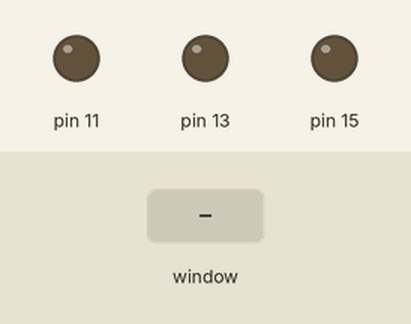
Bench run of a program on a simulated Raspberry Pi (header pin numbers). Parts: output pins drawn as LEDs (lit = HIGH). The inputs (shaded band) are chosen by the test bench. The desktop window is not drawn, its controls go by their first labels and the mouse button is held 0.15 s. At 5.8 s the program stops and its outputs stay as they are.

Above: at 1.2 s.
1.3 s: control labelled "Red" in the window clicked
At 2.2 s:
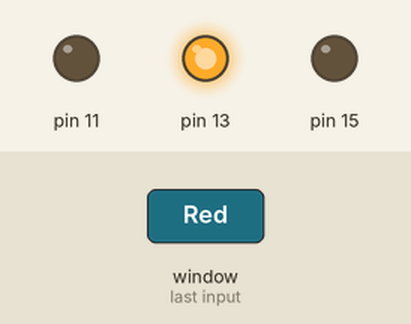
2.8 s: control labelled "Green" in the window clicked
At 3.3 s:
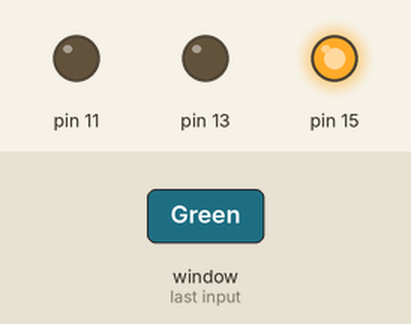
4.3 s: control labelled "Blue" in the window clicked
At 5.5 s:
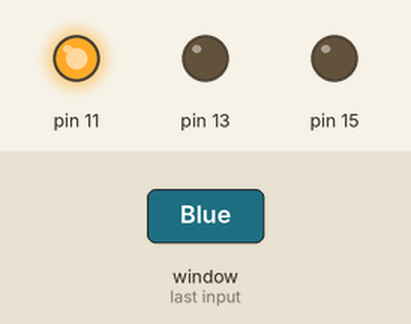
5.8 s: control labelled "Quit" in the window clicked
At 6.8 s:
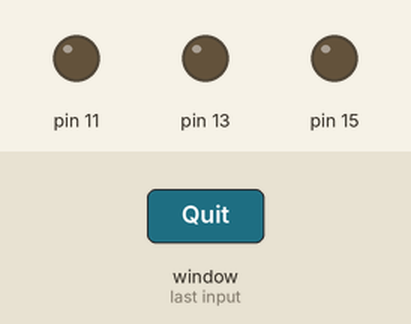
Timing chart, 0 to 7.3 s (numbered marks = the images above; inputs shaded):
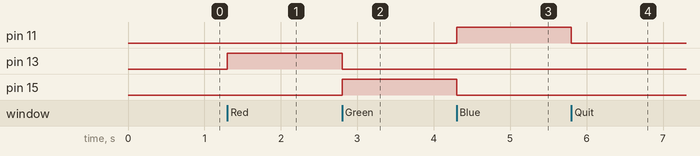

Measured:
- after the input at 1.3 s, pin 13: LOW → HIGH at once
- after the input at 2.8 s, pin 13: HIGH → LOW at once; pin 15: LOW → HIGH at once
- after the input at 4.3 s, pin 11: LOW → HIGH at once; pin 15: HIGH → LOW at once
- after the input at 5.8 s, pin 11: HIGH → LOW at once

The program:

led_gui.py
```python
from Tkinter import *
import tkFont
import RPi.GPIO as GPIO

GPIO.setwarnings(False)
GPIO.setmode(GPIO.BOARD)
GPIO.setup(11, GPIO.OUT)
GPIO.setup(13, GPIO.OUT)
GPIO.setup(15, GPIO.OUT)
GPIO.output(11, GPIO.LOW)
GPIO.output(13, GPIO.LOW)
GPIO.output(15, GPIO.LOW)

win = Tk()
v = IntVar()
myFont = tkFont.Font(family = 'Comic Sans MS', size = 24, weight = 'bold')


def redLED():
	GPIO.output(13, GPIO.HIGH)
	GPIO.output(11, GPIO.LOW)
	GPIO.output(15, GPIO.LOW)


def greenLED():
	GPIO.output(15, GPIO.HIGH)
	GPIO.output(11, GPIO.LOW)
	GPIO.output(13, GPIO.LOW)


def blueLED():
	GPIO.output(11, GPIO.HIGH)
	GPIO.output(13, GPIO.LOW)
	GPIO.output(15, GPIO.LOW)


def quitProgram():
	GPIO.cleanup()
	win.quit()


win.title("LED Graphical user interface")
win.geometry('720x1080')

Radiobutton(win, text = "Red", variable = v, value = 1, command = redLED, padx = 20, font = myFont).pack(anchor = W)
Radiobutton(win, text = "Green", variable = v, value = 2, command = greenLED, padx = 20, font = myFont).pack(anchor = W)
Radiobutton(win, text = "Blue", variable = v, value = 3, command = blueLED, padx = 20, font = myFont).pack(anchor = W)

Button(win, text = "Quit", font = myFont, command = quitProgram, height = 2, width = 6).pack(side = BOTTOM)

win.mainloop()
```
